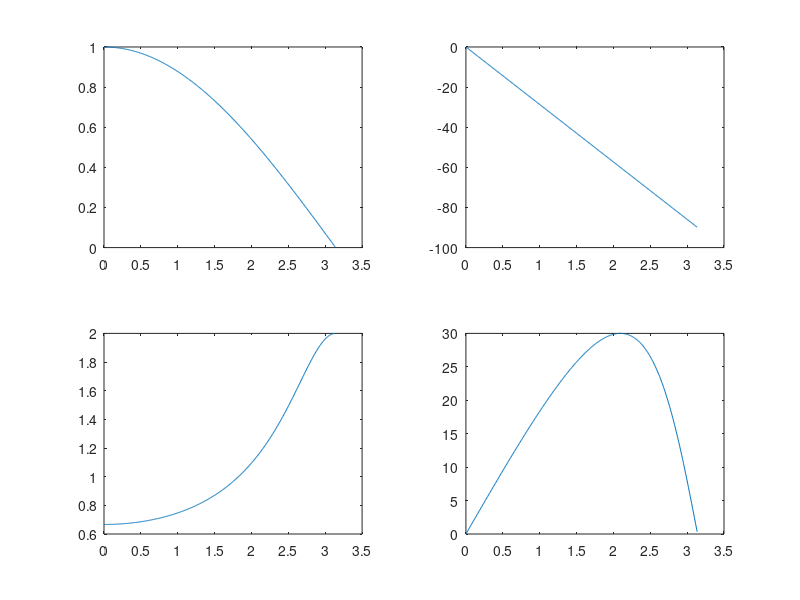

MATLAB code to generate this figure:
% Hz = 0.5 + 0.5z^-1

num1 = [1 1];
den1 = [2 0];

[h1,w1] = freqz(num1, den1);
phi1 = 180*unwrap(angle(h1))/pi;

subplot(2,2,1);
plot(w1,abs(h1));

subplot(2,2,2);
plot(w1,phi1);

% Yz = Xz/(1+0.5z^-1)

num2 = [1 0];
den2 = [1 0.5];

[h2,w2] = freqz(num2, den2);
phi2 = 180*unwrap(angle(h2))/pi;

subplot(2,2,3);
plot(w2,abs(h2));

subplot(2,2,4);
plot(w2,phi2);

